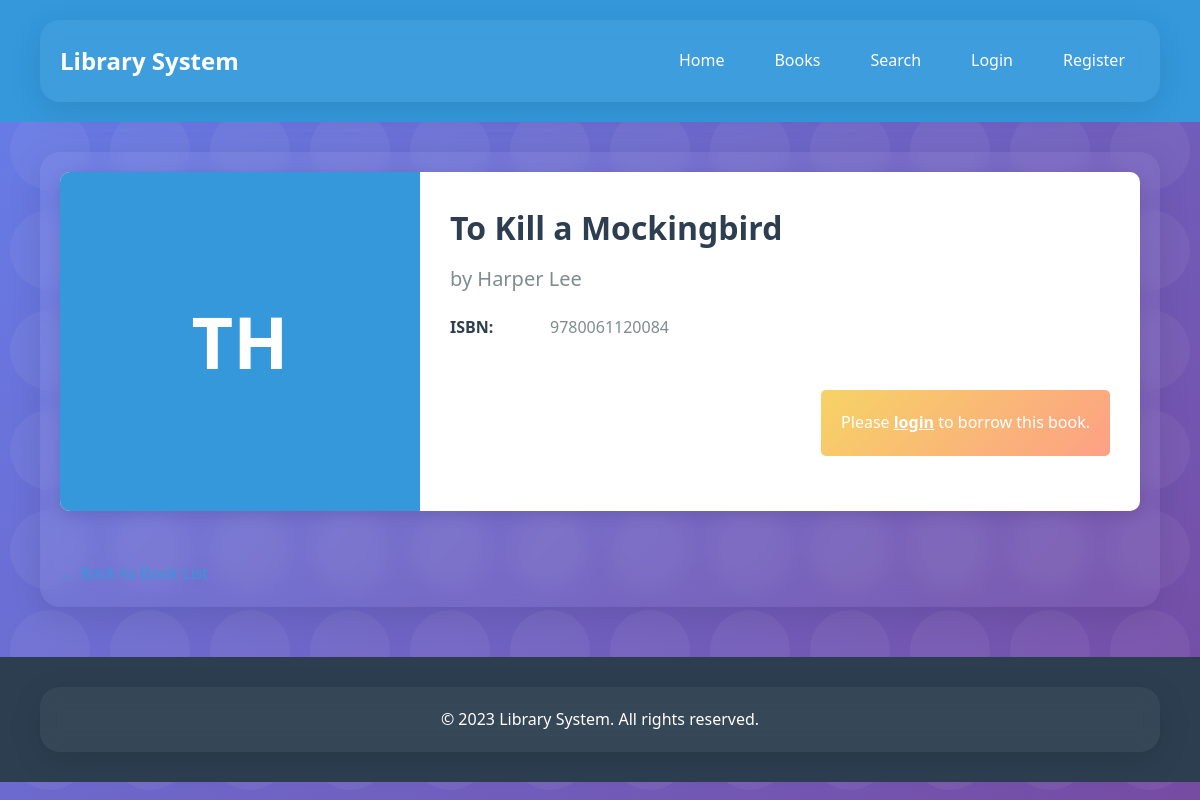
Page /books/1/ on the committed database.
### library/models.py (models this page shows, shortened)
class Book(models.Model):
    title = models.CharField(max_length=200)
    author = models.CharField(max_length=100)
    isbn = models.CharField(max_length=13, unique=True)
    available = models.BooleanField(default=True)
    borrowed_by = models.ForeignKey(User, on_delete=models.SET_NULL, null=True, blank=True, related_name='borrowed_books')

### library/views.py (the view)
# urls.py: path("books/<int:book_id>/", views.book_detail, name="book_detail"),
def book_detail(request, book_id):
    book = get_object_or_404(Book, id=book_id)
    return render(request, "library/book_detail.html", {"book": book})

### Templates/library/book_detail.html (shortened to what this page needs)
<!DOCTYPE html>
<html>
<head>
    {% load static %}
    <link rel="stylesheet" type="text/css" href="{% static 'style.css' %}">
</head>
<body>
    <div class="header">
        <div class="container">
            <div class="header-content">
                <div class="logo">Library System</div>
                <div class="nav-links">
                    <a href="{% url 'home' %}">Home</a>
                    <a href="{% url 'book_list' %}">Books</a>
                    <a href="{% url 'search' %}">Search</a>
                    {% if user.is_authenticated %}
                        <a href="{% url 'borrowed_books' %}">My Borrows</a>
                        <a href="{% url 'profile' %}">Profile</a>
                        <a href="{% url 'logout' %}">Logout</a>
                    {% else %}
                        <a href="{% url 'login' %}">Login</a>
                        <a href="{% url 'register' %}">Register</a>
                    {% endif %}
                </div>
            </div>
        </div>
    </div>
    <div class="container">
        <div class="book-detail-container">
            <div class="book-cover">
                {{ book.title|slice:":1" }}{{ book.author|slice:":1" }}
            </div>
            <div class="book-details">
                <div class="book-title">{{ book.title }}</div>
                <div class="book-author">by {{ book.author }}</div>
                <div class="book-meta">
                    <div class="meta-item">
                        <div class="meta-label">ISBN:</div>
                        <div class="meta-value">{{ book.isbn }}</div>
                    </div>
                </div>
                <div class="book-actions">
                    {% if user.is_authenticated %}
                        <form action="{% url 'borrow_book' book.id %}" method="post">
                            {% csrf_token %}
                            <button type="submit" class="borrow-button">
                                Borrow this book
                            </button>
                        </form>
                    {% else %}
                        <div class="login-prompt">
                            Please <a href="{% url 'login' %}" class="login-link">login</a> to borrow this book.
                        </div>
                    {% endif %}
                </div>
            </div>
        </div>
        <a href="{% url 'book_list' %}" class="back-link">← Back to Book List</a>
    </div>
    <div class="footer">
        <div class="container">
            <p>&copy; 2023 Library System. All rights reserved.</p>
        </div>
    </div>
</body>
</html>

### static/style.css (style rules this page uses)
body { font-family: 'Segoe UI', Tahoma, Geneva, Verdana, sans-serif; line-height: 1.6; margin: 0; padding: 0; background: linear-gradient(135deg, #667eea 0%, #764ba2 100%); color: #333; min-height: 100vh; position: relative; }
body::before { content: ''; position: fixed; top: 0; left: 0; width: 100%; height: 100%; background-size: 100px 100px; pointer-events: none; z-index: -1; }
.container { width: 90%; max-width: 1200px; margin: 0 auto; padding: 20px; position: relative; z-index: 1; }
.container::before { content: ''; position: absolute; top: 0; left: 0; width: 100%; height: 100%; background: rgba(255, 255, 255, 0.05); backdrop-filter: blur(10px); -webkit-backdrop-filter: blur(10px); border-radius: 20px; z-index: -1; box-shadow: 0 8px 32px rgba(0, 0, 0, 0.1); }
.login-prompt { background: linear-gradient(135deg, #f6d365 0%, #fda085 100%); padding: 15px 20px; border-radius: 10px; margin: 25px 0; color: #fff; text-align: center; }
.login-prompt a { color: #fff; text-decoration: underline; font-weight: bold; }
.back-link { margin-top: 25px; }
.book-actions { margin-top: 15px; display: flex; justify-content: flex-end; }

### Templates/library/book_detail.html (style rules this page uses)
body { font-family: 'Segoe UI', Tahoma, Geneva, Verdana, sans-serif; line-height: 1.6; margin: 0; padding: 0; background-color: #f5f7fa; color: #333; }
.container { max-width: 1200px; margin: 0 auto; padding: 20px; }
.header { background-color: #3498db; color: white; padding: 20px 0; margin-bottom: 30px; }
.header-content { display: flex; justify-content: space-between; align-items: center; }
.logo { font-size: 24px; font-weight: bold; }
.nav-links { display: flex; }
.nav-links a { color: white; text-decoration: none; margin-left: 20px; padding: 8px 15px; border-radius: 5px; transition: background-color 0.3s; }
.book-detail-container { display: flex; background-color: white; border-radius: 10px; overflow: hidden; box-shadow: 0 4px 15px rgba(0, 0, 0, 0.1); margin-bottom: 30px; }
.book-cover { width: 300px; background-color: #3498db; display: flex; align-items: center; justify-content: center; color: white; font-weight: bold; font-size: 72px; padding: 30px; }
.book-details { flex: 1; padding: 30px; }
.book-title { font-size: 32px; font-weight: bold; margin-bottom: 10px; color: #2c3e50; }
.book-author { font-size: 20px; color: #7f8c8d; margin-bottom: 20px; }
.book-meta { margin-bottom: 30px; }
.meta-item { margin-bottom: 10px; display: flex; align-items: center; }
.meta-label { font-weight: bold; width: 100px; color: #2c3e50; }
.meta-value { color: #7f8c8d; }
.book-actions { margin-top: 30px; }
.login-prompt { background-color: #f8f9fa; padding: 20px; border-radius: 5px; margin-top: 20px; text-align: center; }
.login-link { color: #3498db; text-decoration: none; font-weight: bold; }
.back-link { display: inline-block; margin-top: 20px; color: #3498db; text-decoration: none; }
.footer { background-color: #2c3e50; color: white; padding: 30px 0; text-align: center; margin-top: 50px; }
.footer p { margin: 0; }

### rows in the picture
Book: title "T", author "H", title "To Kill a Mockingbird", author "Harper Lee", isbn "9780061120084"
